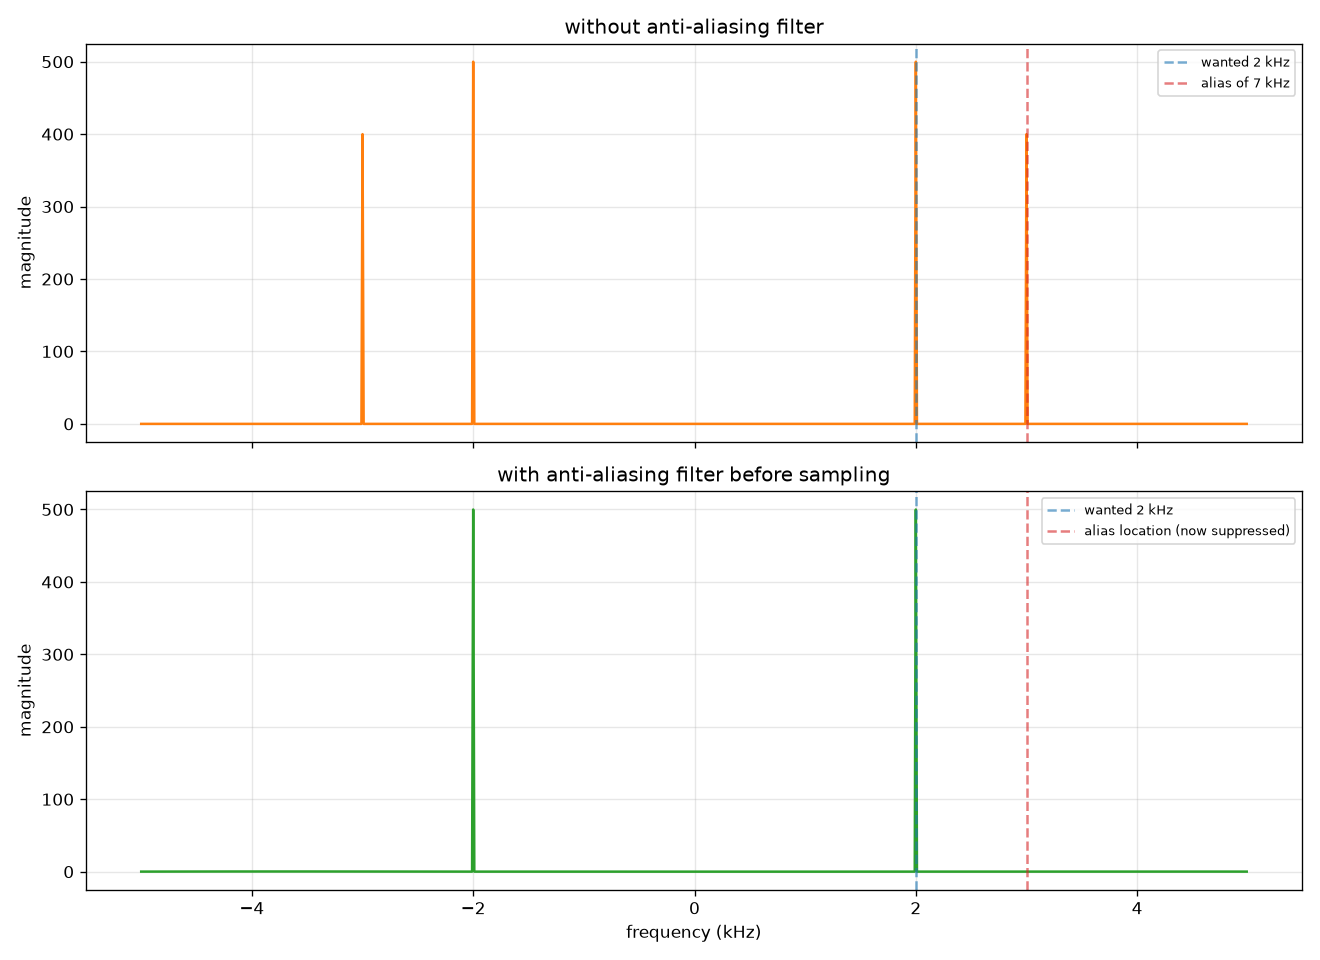

Source code (Python):
import numpy as np
import matplotlib.pyplot as plt
from scipy.signal import butter, sosfiltfilt


fs = 10000.0
fs_analog = 500000.0
duration = 0.1

f_wanted = 2000.0
f_interferer = 7000.0

n_analog = np.arange(int(fs_analog * duration))
t_analog = n_analog / fs_analog
# Simulating interference signals in real-world scenarios
x_analog = (np.sin(2 * np.pi * f_wanted * t_analog)
            + 0.8 * np.sin(2 * np.pi * f_interferer * t_analog))

cutoff = fs / 2 * 0.8   # Sean's 4/5 rule
sos = butter(N=8, Wn=cutoff, btype="low", fs=fs_analog, output="sos") # btype=low -> low-pass filter
x_filtered = sosfiltfilt(sos, x_analog)

decim = int(fs_analog / fs) # Simulate "switching to a lower sampling rate (fs)"
x_no_filter = x_analog[::decim]
x_with_filter = x_filtered[::decim]

N = len(x_no_filter)
freqs = np.fft.fftshift(np.fft.fftfreq(N, d=1 / fs))

mag_no_filter = np.abs(np.fft.fftshift(np.fft.fft(x_no_filter)))
mag_with_filter = np.abs(np.fft.fftshift(np.fft.fft(x_with_filter)))

f_alias = fs - f_interferer

print("f_wanted     =", f_wanted, "Hz")
print("f_interferer   =", f_interferer, "Hz")
print("Nyquist frequency       =", fs / 2, "Hz")
print("Aliasing location of f_interferer  =", f_alias, "Hz")
print("cutoff       =", cutoff, "Hz")

fig, axes = plt.subplots(2, 1, figsize=(11, 8), sharex=True)

axes[0].plot(freqs / 1000, mag_no_filter, color="C1")
axes[0].axvline(f_wanted / 1000, color="C0", linestyle="--",
                alpha=0.6, label=f"wanted {f_wanted/1000:g} kHz")
axes[0].axvline(f_alias / 1000, color="C3", linestyle="--",
                alpha=0.6, label=f"alias of {f_interferer/1000:g} kHz")
axes[0].set_ylabel("magnitude")
axes[0].set_title("without anti-aliasing filter")
axes[0].legend(fontsize=8)
axes[0].grid(True, alpha=0.3)

axes[1].plot(freqs / 1000, mag_with_filter, color="C2")
axes[1].axvline(f_wanted / 1000, color="C0", linestyle="--",
                alpha=0.6, label=f"wanted {f_wanted/1000:g} kHz")
axes[1].axvline(f_alias / 1000, color="C3", linestyle="--",
                alpha=0.6, label=f"alias location (now suppressed)")
axes[1].set_xlabel("frequency (kHz)")
axes[1].set_ylabel("magnitude")
axes[1].set_title("with anti-aliasing filter before sampling")
axes[1].legend(fontsize=8)
axes[1].grid(True, alpha=0.3)

fig.tight_layout()
fig.savefig("d08_antialias.png", dpi=120)
print("saved to d08_antialias.png")
